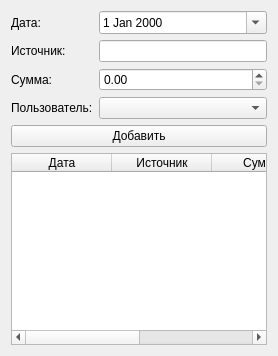
<?xml version="1.0" encoding="UTF-8"?>
<ui version="4.0">
 <class>IncomeWidget</class>
 <widget class="QWidget" name="IncomeWidget">
  <property name="windowTitle">
   <string>Доходы</string>
  </property>
  <layout class="QVBoxLayout" name="verticalLayout">
   <item>
    <layout class="QFormLayout" name="formLayout">
     <item row="0" column="0">
      <widget class="QLabel" name="labelDate">
       <property name="text">
        <string>Дата:</string>
       </property>
      </widget>
     </item>
     <item row="0" column="1">
      <widget class="QDateEdit" name="editDate">
       <property name="calendarPopup">
        <bool>true</bool>
       </property>
       <property name="date">
        <date>2025-01-01</date>
       </property>
      </widget>
     </item>
     <item row="1" column="0">
      <widget class="QLabel" name="labelSource">
       <property name="text">
        <string>Источник:</string>
       </property>
      </widget>
     </item>
     <item row="1" column="1">
      <widget class="QLineEdit" name="editSource"/>
     </item>
     <item row="2" column="0">
      <widget class="QLabel" name="labelAmount">
       <property name="text">
        <string>Сумма:</string>
       </property>
      </widget>
     </item>
     <item row="2" column="1">
      <widget class="QDoubleSpinBox" name="editAmount">
       <property name="maximum">
        <double>1000000.00</double>
       </property>
       <property name="decimals">
        <number>2</number>
       </property>
      </widget>
     </item>
     <item row="3" column="0">
      <widget class="QLabel" name="labelUser">
       <property name="text">
        <string>Пользователь:</string>
       </property>
      </widget>
     </item>
     <item row="3" column="1">
      <widget class="QComboBox" name="comboUser"/>
     </item>
    </layout>
   </item>
   <item>
    <widget class="QPushButton" name="btnAddIncome">
     <property name="text">
      <string>Добавить</string>
     </property>
    </widget>
   </item>
   <item>
    <widget class="QTableWidget" name="tableIncome">
     <column>
      <property name="text">
       <string>Дата</string>
      </property>
     </column>
     <column>
      <property name="text">
       <string>Источник</string>
      </property>
     </column>
     <column>
      <property name="text">
       <string>Сумма</string>
      </property>
     </column>
     <column>
      <property name="text">
       <string>Пользователь</string>
      </property>
     </column>
    </widget>
   </item>
  </layout>
 </widget>
 <resources/>
 <connections/>
</ui>
